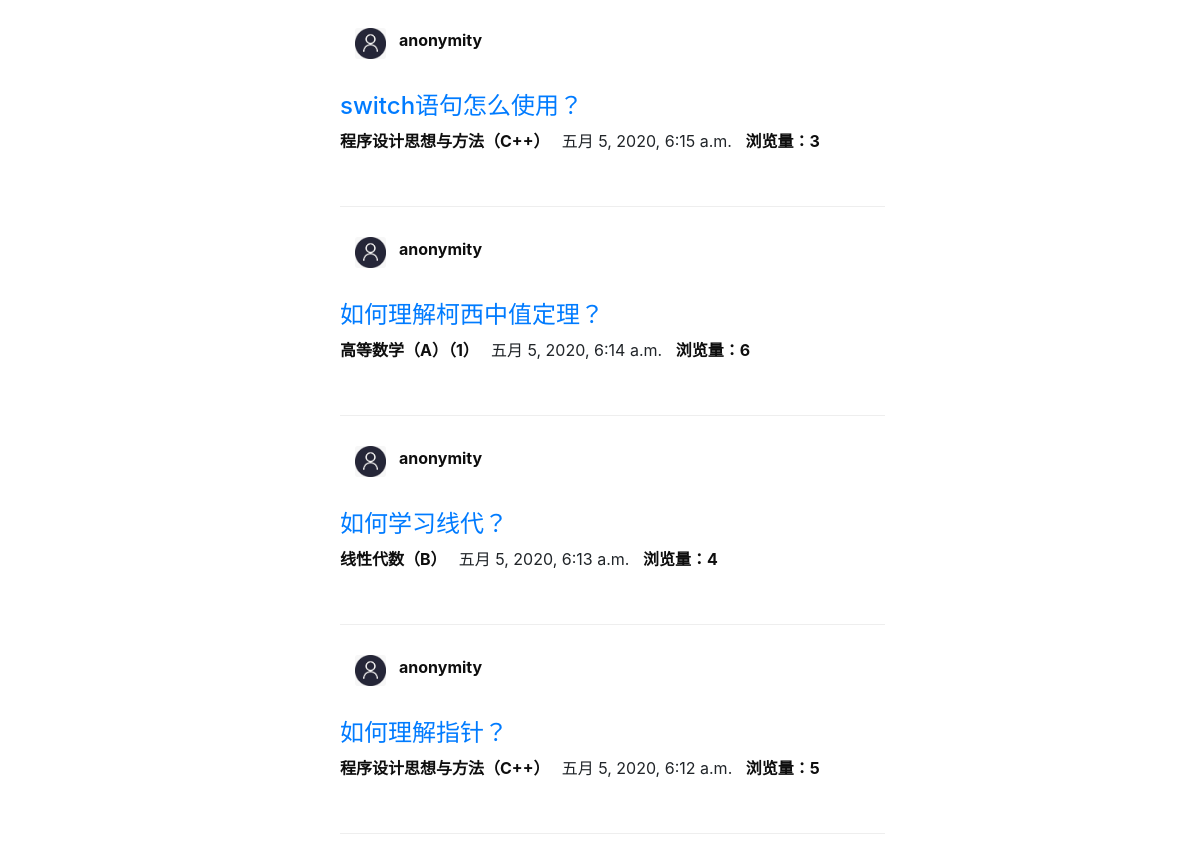
/qas_system/userpage/related_discuss/ (signed in, middle part), run on an earlier commit of the app's database.
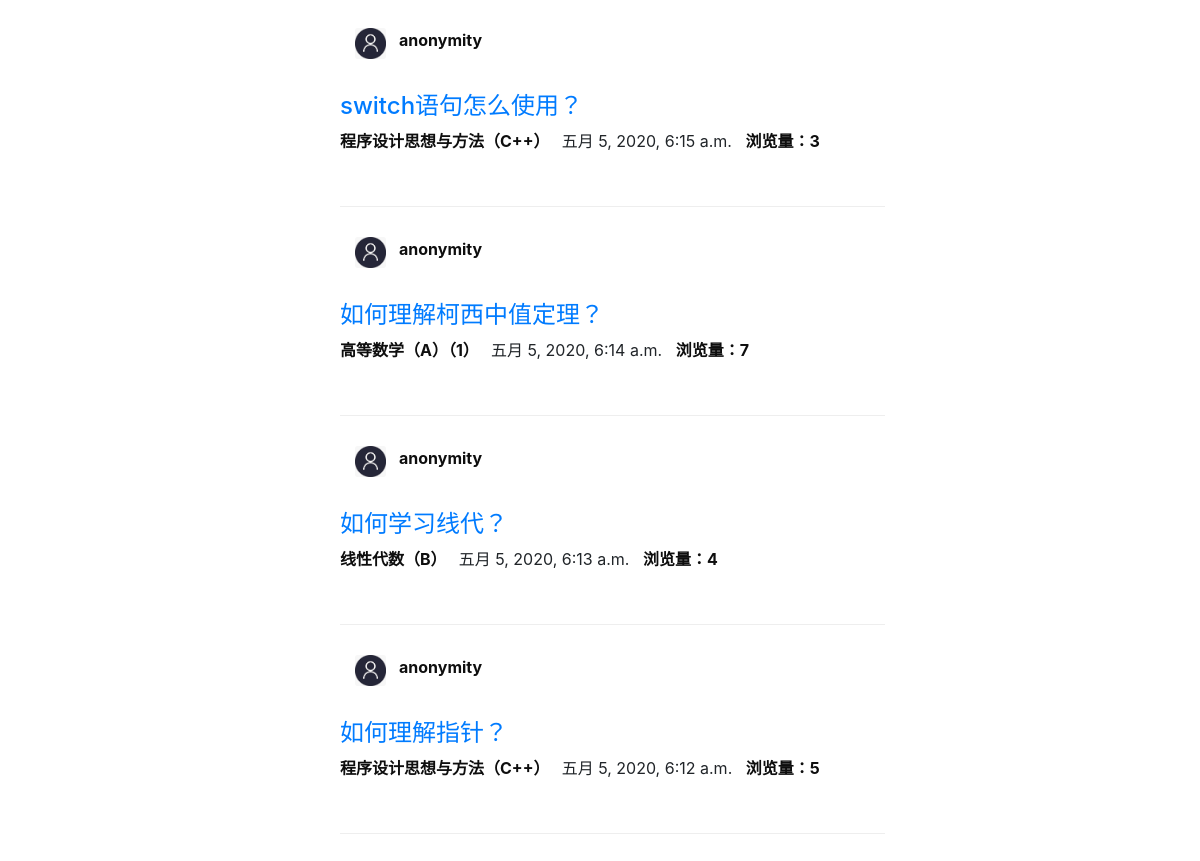
And on a later commit of the database.
### qas_system/models.py (models this page shows, shortened)
class Question(models.Model):
    question_title = models.CharField(verbose_name='标题', max_length=30, blank=False)
    question_text = RichTextField(verbose_name='具体描述')
    question_subject = models.ForeignKey('Subject', verbose_name='科目', on_delete=models.CASCADE)
    pub_date = models.DateTimeField(auto_now=True, verbose_name='提问日期')
    page_views = models.PositiveIntegerField(default=0, verbose_name='浏览量')
    questioner = models.ForeignKey('User', verbose_name='提问者', on_delete=models.CASCADE)
    good_num = models.IntegerField(default=0, verbose_name='点赞量')

class User(models.Model):
    user_name = models.CharField(verbose_name='用户名', max_length=30, blank=False, unique=True)
    password = models.CharField(verbose_name='密码', max_length=30, blank=False)
    avatar = models.ImageField(upload_to='avatar/', verbose_name='头像', blank=True, null=True)
    email = models.EmailField(default='', verbose_name='邮箱', blank=True, null=True)
    bio = models.TextField(max_length=500, default='', verbose_name='个人简介', blank=True, null=True)
    college = models.CharField(max_length=30, default='', verbose_name='学院', blank=True, null=True)
    major = models.CharField(max_length=20, default='', verbose_name='专业', blank=True, null=True)
    grade = models.CharField(max_length=20, default='', verbose_name='年级', blank=True, null=True)
    sex = models.CharField(max_length=2, default='', verbose_name='性别', blank=True, null=True)
    collect_question = models.ManyToManyField('Question')
    def __str__(self):
        return self.user_name

class Subject(models.Model):
    name = models.CharField(max_length=30, unique=True, verbose_name='科目名称')
    def __str__(self):
        return self.name

### qas_system/views.py (the view)
# urls.py: path('userpage/related_discuss/', views.userpage_related_discuss),  # 查看参与的讨论
def userpage_related_discuss(request):
    try:
        user = User.objects.get(id=request.session['user_id'])
    except KeyError:
        return HttpResponse("请先登录！")
    my_ask = Question.objects.filter(questioner_id=request.session['user_id']).order_by('-pub_date')
    my_answer_detail = Comment.objects.filter(comment_person=request.session['user_id']).order_by('-pub_date')
    return render(request, 'personal_related_discuss.html',
                  {'my_ask': my_ask, 'my_answer_detail': my_answer_detail, 'user': user})

### templates/personal_related_discuss.html (shortened to what this page needs)
{% extends 'base.html' %}
{% load static %}
{% block link_before %}
    <link href="{% static 'bootstrap-combined.min.css' %}" rel="stylesheet">
{% endblock %}
{% block link_after %}
    <link href="{% static 'layoutit.css'%}" rel="stylesheet">
{% endblock %}
{% block content %}
<div class="container-fluid">
	<div class="row-fluid">
		<div class="span6">
{% if my_ask %}
    <ul>
    {% for question in my_ask %}
        <div class="desc">
            <div class="container-fluid">
                 <div class="span1">
                     {% if question.questioner.avatar %}
                         <img style="width: 50px" src="{{ question.questioner.avatar.url }}" class="card-img"/>
                     {% else %}
                         <img style="width: 50px" src="/media/avatar/default0.jpg" class="card-img"/>
                     {% endif %}
                 </div>
				 <div class="span10">
                     <a href="#" style="color: #0e0e0e"><strong>{{ question.questioner }}</strong></a>
                     <p style="color: #0e0e0e" class="pl">{{ question.questioner.bio }}&nbsp;</p>
                 </div>
			</div>
            <h4><a href="/qas_system/question/{{ question.id }}/">{{ question.question_title }}</a></h4>
			<p class="meta">
				 <span class="sub"><a href="#" style="color: #0e0e0e"><strong>{{ question.question_subject }}&nbsp;&nbsp;</strong></a></span>
				 <span class="date">{{ question.pub_date }}</span>
                 <span><a href="#" style="color: #0e0e0e">&nbsp;&nbsp;<strong>浏览量：{{ question.page_views }}</strong></a></span>
			</p>
        </div>
        <div class="page-header" contenteditable="true"></div>
    {% endfor %}
    </ul>
{% else %}
    <p>您还没有提问过</p>
{% endif %}
		</div>
	</div>
</div>
{% endblock %}

### templates/base.html (shortened to what this page needs)
<!DOCTYPE html>
<html lang="en">
<head>
    {% load static %}
    {% block link_before %}{% endblock %}
    <link rel="stylesheet" href="{% static 'bootstrap-4.1.3-dist/css/bootstrap.min.css' %}">
    <link rel="stylesheet" href="{% static 'bootstrap-4.4.1/css/bootstrap.min.css' %}">
    <link rel="stylesheet" href="{% static 'mycss/header.css' %}">
    <link rel="stylesheet" href="{% static 'mycss/search_bar.css' %}">
    <link rel="stylesheet" href="https://cdnjs.cloudflare.com/ajax/libs/normalize/5.0.0/normalize.min.css">
    {% block link_after %}{% endblock %}
</head>
<body>
    {% block content %}{% endblock %}
</body>
</html>

### templates/header.html (shortened to what this page needs)
{% load static %}

### static/mycss/header.css (style rules this page uses)
.pl { width: 500px; overflow:hidden; text-overflow:ellipsis; white-space: nowrap; }

### static/layoutit.css (style rules this page uses)
body { padding-top:0px; padding-bottom: 40px; margin-left:0px; -webkit-transition: margin 500ms ease; -moz-transition: margin 500ms ease; -ms-transition: margin 500ms ease; -o-transition: margin 500ms ease; transition: margin 500ms ease; }

What changed in the data, as far as the page shows it:
changed Question "如何理解柯西中值定理？": page_views "6" → "7"
